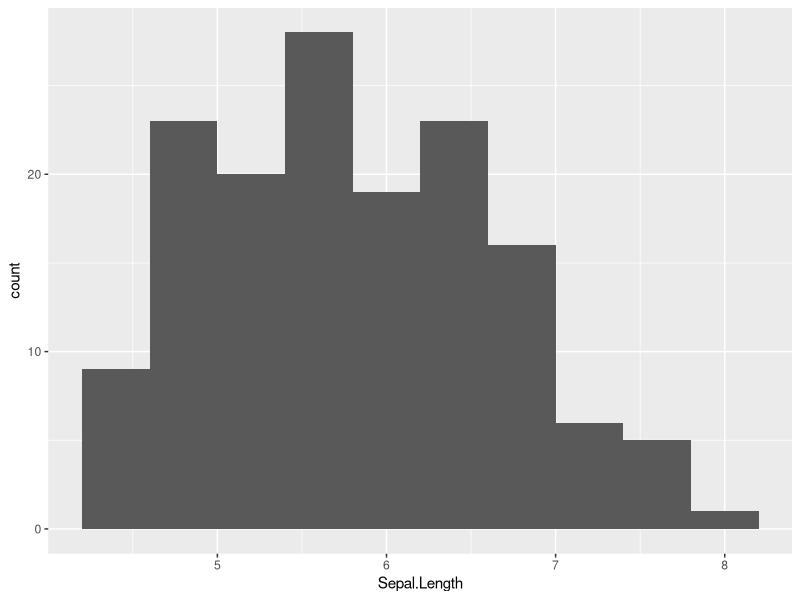
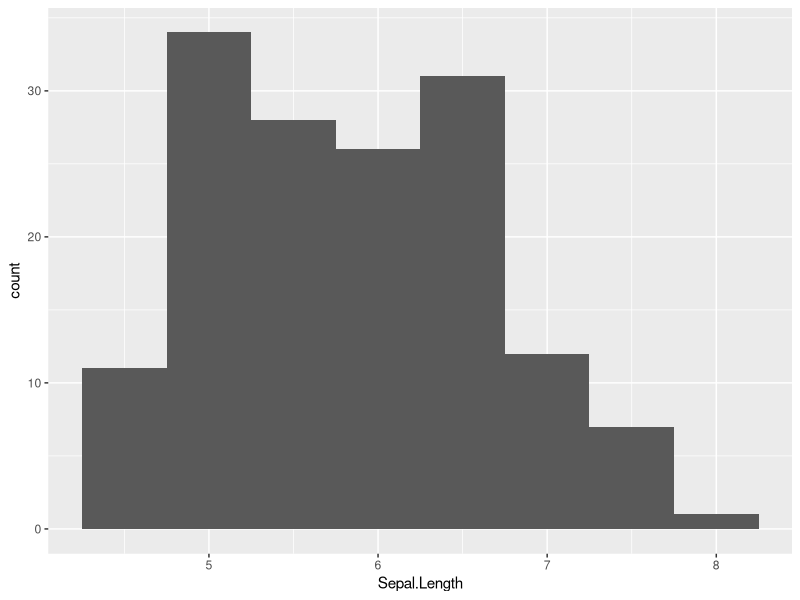
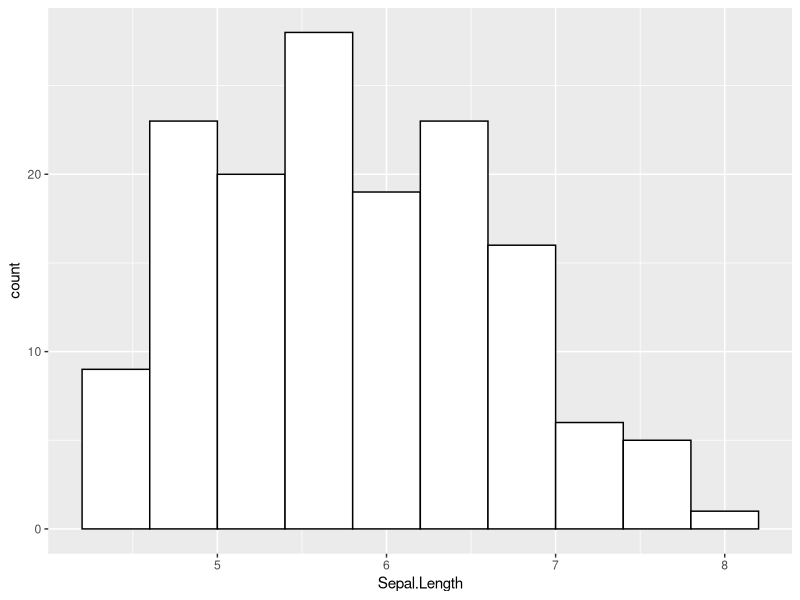
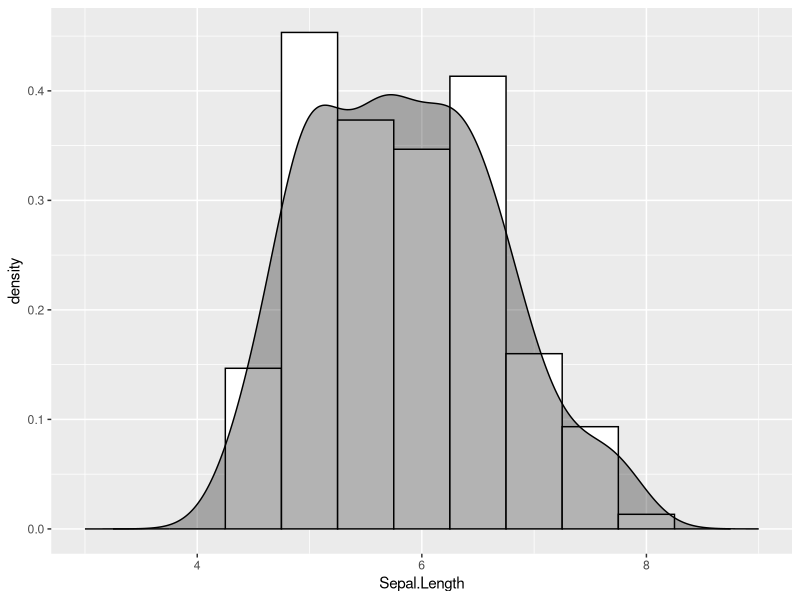
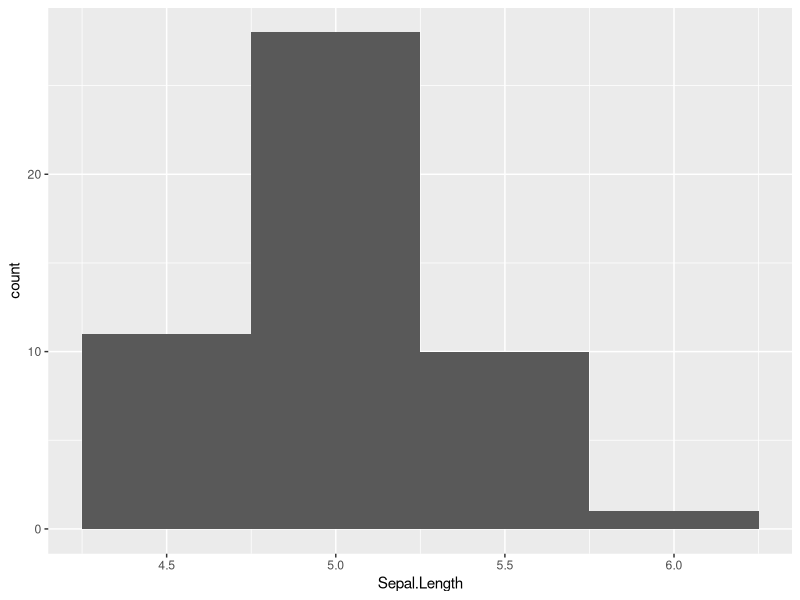
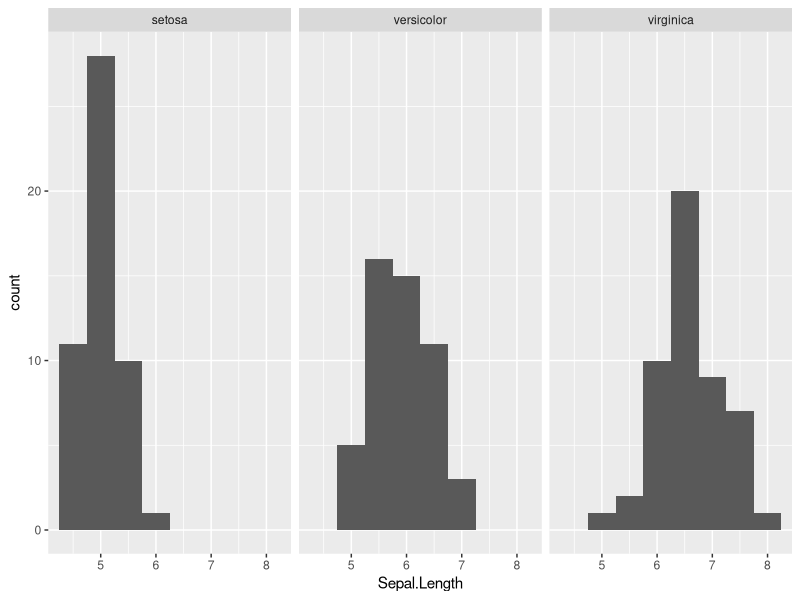
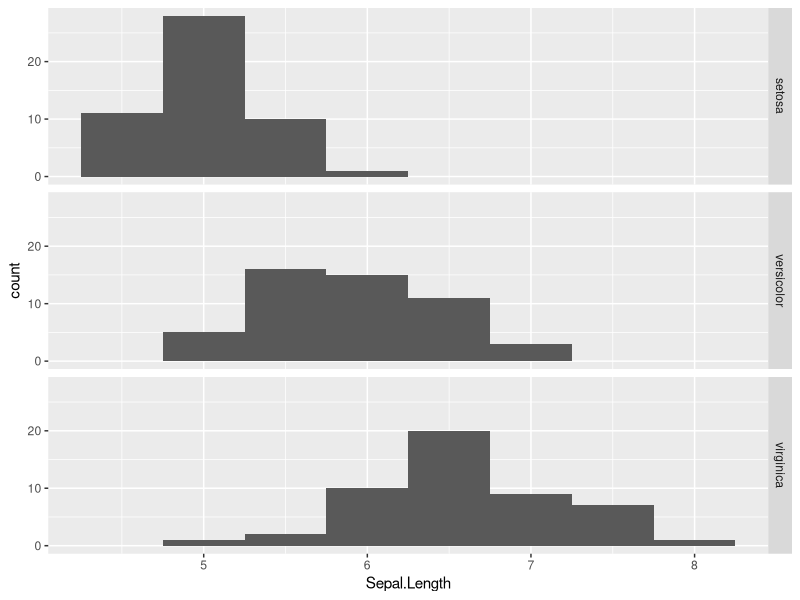
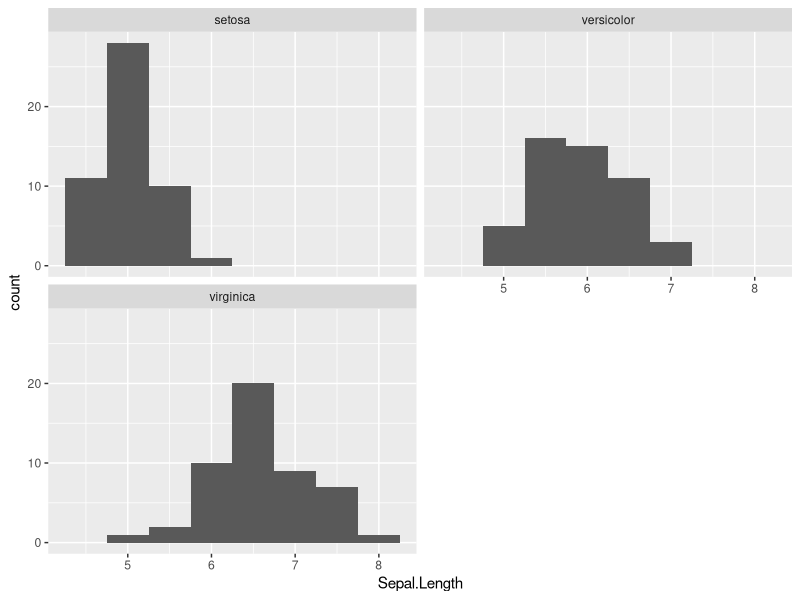

Recreate these plots in R, in order.
library(tidyverse)

# ---------------------------------------------------------------------------------------------------------------------------------------------
# データの読み込み
# ---------------------------------------------------------------------------------------------------------------------------------------------
iris <- iris %>% as_tibble()
iris
# ---------------------------------------------------------------------------------------------------------------------------------------------
# ヒストグラムの作成
# ---------------------------------------------------------------------------------------------------------------------------------------------
# 1つの変数(Sepal.Length)のヒストグラムを作成(ビンの数を指定)
iris %>% ggplot(aes(x = Sepal.Length)) +                                # ggplot(data, aes(x = 変数名)) でキャンバスの用意
  geom_histogram(bins = 10)                                             # geom_histgram(bins = α) でビンの数がαヒストグラムを作成

# 1つの変数のヒストグラムを作成(ビンの幅を指定)
iris %>% ggplot(aes(x = Sepal.Length)) +                                # ggplot(data, aes(x = 変数名)) でキャンバスの用意
  geom_histogram(binwidth = 0.5)                                        # geom_histgram(binwidth = α) でビンの幅がαのヒストグラムを作成

# レイアウトの指定
iris %>% ggplot(aes(x = Sepal.Length)) +                                
  geom_histogram(bins = 10, 
                 color = "black",                                       # color = "色" で外渕の色を指定
                 fill = "white")                                        # fill = "色" で塗りつぶし色を指定
# 色見本
# http://www.okadajp.org/RWiki/?%E8%89%B2%E8%A6%8B%E6%9C%AC


# 1つの変数のヒストグラムを作成(密度プロットを重ねる)
iris %>% ggplot(aes(x = Sepal.Length, y = ..density..)) +               # ggplot(data, aes(x = 変数名, y = ..density..))でy軸が確率密度のキャンパスを作成
  geom_histogram(binwidth = 0.5, fill = "white", color = "black") +     # fill = "色" で塗りつぶし色を指定。color = "色" で枠の色の指定
  geom_density(fill = "black", alpha = 0.3) +                           # geom_density() で密度曲線を作成。alpha = α で透過度を指定
  xlim(3,9)                                                             # xlim(α, β) でx軸の下限値がα、上限値がβの範囲を表示

# データの一部分を使ってヒストグラムを作成
iris %>% filter(Species == "setosa") %>%                                # filter()でデータを絞ってヒストグラムを作成
  ggplot(aes(x = Sepal.Length)) +
  geom_histogram(binwidth = 0.5)


# facet機能------------------------------------------------------------------------------------------------------------------------------------
# facet_grid()で条件毎に別々のグラフを作成
iris %>% ggplot(aes(x = Sepal.Length)) +
  geom_histogram(binwidth = 0.5) +
  facet_grid(. ~ Species)                                               # facet_grid(.~ 変数名) で、変数名でグループ分けしたグラフを横並びに表示

# facet_grid()で条件毎に別々のグラフを作成
iris %>% ggplot(aes(x = Sepal.Length)) +
  geom_histogram(binwidth = 0.5) +
  facet_grid(Species ~ .)                                               # facet_grid(変数名 ~ .) で、変数名でグループ分けしたグラフを縦並びに表示

# facet_wrap()で条件毎に別々のグラフを作成
iris %>% ggplot(aes(x = Sepal.Length)) +
  geom_histogram(binwidth = 0.5) +
  facet_wrap(. ~ Species, nrow = 2)                                     # facet_wrap(.~ 変数名, nrow = α) で、行数がαとなるように表示


# facet_grid()とfacet_wrapの違いは2つの変数で層別化したグラフを作成する際に出る → facet_grig()は行列配置、facet_wrap()は入れ子構造
# Sepal.Width3という変数を作成。(Sepal.Widthが3より大きければ"over3", そうでなければ"under3"をとる変数)
iris.facet <- iris %>% mutate(Sepal.Width3 = if_else(Sepal.Width > 3, "over3", "under3"))
iris.facet

# SpeciesとSepal.width3で層別化したグラフをfacet_grid()を用いて作成
iris.facet %>% ggplot(aes(x = Sepal.Length)) +
  geom_histogram(binwidth = 0.5) +
  facet_grid(Sepal.Width3 ~ Species)                                    # facet_grid(変数名1 ~ 変数名2) で、変数名1を行に、変数名2を列に配置

# SpeciesとSepal.width3で層別化したグラフをfacet_grid()を用いて作成
iris.facet %>% ggplot(aes(x = Sepal.Length)) +
  geom_histogram(binwidth = 0.5) +
  facet_grid(Species ~ Sepal.Width3)                                    # 上のグラフの行と列を入れ替え


# SpeciesとSepal.width3で層別化したグラフをfacet_wrap()を用いて作成
iris.facet %>% ggplot(aes(x = Sepal.Length)) +
  geom_histogram(binwidth = 0.5) +
  facet_wrap(Species ~ Sepal.Width3)                                    # facet_wrap()を使うと変数の配置が入れ子構造となる

# SpeciesとSepal.width3で層別化したグラフをfacet_wrap()を用いて作成
iris.facet %>% ggplot(aes(x = Sepal.Length)) +
  geom_histogram(binwidth = 0.5) +
  facet_wrap(Sepal.Width3 ~ Species)                                    # 上のグラフの入れ子構造を反転


# 層別化------------------------------------------------------------------------------------------------------------------------------------------
# 層別ヒストグラムを作成(Speciesで層別化)
iris  %>% ggplot(aes(x = Petal.Length, fill = Species)) +               # fill = 変数名で変数名ごとにグラフを作成
  geom_histogram(bins = 10,
                 position = "identity",                                 # position = "identity" でグラフを重ねて描く
                 alpha = 0.4)                                           # alpha = α で透過度をαに設定。(0 < α < 1)

# 層別ヒストグラムを作成(Sepal.Width3で層別化)
iris.facet %>% ggplot(aes(x = Petal.Length, fill = Sepal.Width3)) +
  geom_histogram(binwidth = 0.5, position = "identity", alpha = 0.4)



# ------------------------------------------------------------------------------------------------------------------------------------------------
# 散布図の作成
# ------------------------------------------------------------------------------------------------------------------------------------------------
# 散布図の作成(Sepal.LengthとSepal.Width)
iris %>% ggplot(aes(x = Sepal.Length, y = Sepal.Width)) +                            # aes(x = 変数名1, y = 変数名2) でx軸に変数名1をy軸に変数名2を配置
geom_point(size = 4, color = "blue", alpha = 0.4)                                  # sizeで点の大きさを、colorで色を、alphaで透過度を指定

# 回帰直線の追加
iris %>% ggplot(aes(x = Sepal.Length, y = Sepal.Width)) +
  geom_point(size = 4, color = "blue") +
  geom_smooth(method = "lm")                                                         # geom_smooth(method = "lm") で回帰直線を追加


# 層別散布図の作成--------------------------------------------------------------------------------------------------------------------------------
# 質的変数で層別化(色で分ける)
iris %>% ggplot(aes(x = Sepal.Length, y = Sepal.Width, color = Species)) +           # color = 質的変数で、変数の水準ごとに点の色が変わる
  geom_point(size = 4, alpha = 0.7) 

# 質的変数で層別化(形で分ける)
iris %>% ggplot(aes(x = Sepal.Length, y = Sepal.Width, shape = Species)) +           # shape = 質的変数で、変数の水準ごとに点の形が変わる
  geom_point(size = 4,color = "blue", alpha = 0.7) 

# 量的変数で層別化(色で分ける)
iris %>% ggplot(aes(x = Sepal.Length, y = Sepal.Width, color = Petal.Length)) +      # color = 量的変数で、変数の値ごとに点の色が変わる
  geom_point(size = 4)                                              

# facetを用いて複数の散布図を作成
iris.facet %>% ggplot(aes(x = Sepal.Length, y = Sepal.Width), color = Species) +
  geom_point(size = 1,color = "red") +
  facet_wrap(. ~ Species, nrow = 3)

# チートシート
# https://www.rstudio.com/wp-content/uploads/2016/10/ggplot2-cheatsheet-2.0-ja.pdf

ggplot(data = iris, mapping = aes(x = Sepal.Length,y = Sepal.Width))

# 散布図行列--------------------------------------------------------------------------------------------------------------------------------------
# 散布図行列の作成
library(GGally)
iris %>% ggpairs(aes_string(color = "Species", alpha = 0.5))              # ggpairs(aes_string(color = "α", alpha = 0.5)) でαで層別化した散布図行列を作成

# 変数を絞って散布図行列を作成
iris %>% select(-Sepal.Length) %>% 
  ggpairs(aes_string(color = "Species", alpha = 0.5))                     # 変数を絞って散布図行列を作成

# タイトルの作成----------------------------------------------------------------------------------------------------------------------------------
iris %>% ggplot(aes(x = Sepal.Length, y = Sepal.Width, color = Species)) +
  geom_point(size = 4, alpha = 0.7) +
  labs(title = "タイトル",                                                # labs()でタイトルを指定する
       subtitle = "サブタイトル",
       caption = "キャプション",
       x = "x軸",
       y = "y軸",
       color = "カラー") +
  theme_gray (base_family = "HiraKakuPro-W3")                             # 文字化けを防ぐ



# ------------------------------------------------------------------------------------------------------------------------------------------------
# 箱ひげ図の作成
# ------------------------------------------------------------------------------------------------------------------------------------------------
# 箱ひげ図の作成
iris %>% ggplot(aes(x = Species, y = Sepal.Length)) +                                # aes(x = 質的変数, y = 量的変数) と指定
  geom_boxplot()                                                                     # geom_boxplot() で箱ひげ図を作成

# 箱ひげ図にデータ点を重ねる
iris %>% ggplot(aes(x = Species, y = Sepal.Length)) +
  geom_boxplot() +
  geom_jitter()                                                                      # geom_jitter() で箱ひげ図に実際のデータの分布を重ねる



# ------------------------------------------------------------------------------------------------------------------------------------------------
# バイオリンプロットの作成
# ------------------------------------------------------------------------------------------------------------------------------------------------
# バイオリンプロットの作成
iris %>% ggplot(aes(x = Species, y = Sepal.Length)) +                                # aes(x = 質的変数, y = 量的変数) と指定
  geom_violin(scale = "area")                                                        # geom_violin() でバイオリンプロットの作成

# バイオリンプロットの作成(面積一定)
iris.facet %>% ggplot(aes(x = Sepal.Width3, y = Sepal.Length)) +
  geom_violin(scale = "area")                                                        # scale = "area" でデータ個数によらず各プロットの面積が同じとなる

# バイオリンプロットの作成(面積をデータ数に依存させる)
iris.facet %>% ggplot(aes(x = Sepal.Width3, y = Sepal.Length)) +
  geom_violin(scale = "count")                                                       # scale = "count" でデータ個数に依存して各プロットの面積が変わる



# ------------------------------------------------------------------------------------------------------------------------------------------------
# 棒グラフの作成
# ------------------------------------------------------------------------------------------------------------------------------------------------

# statの指定--------------------------------------------------------------------------------------------------------------------------------------
# Sepal.Lengthの平均値をSpeciesごとに棒グラフで表示(mean1)
iris %>% group_by(Species) %>%                                                       # Speciesでグループ化
  summarise_if(is.numeric, mean) %>%                                                 # summarise_if()で数値型の変数の平均値を計算
  ggplot(aes(x = Species, y = Sepal.Length)) +                                       # x軸に種類を、y軸にSepal.Lengthを指定
  geom_bar(stat = "identity")                                                   #→デフォルトでstat="count"となっており、これでは個数を表示してしまう

# Sepal.Lengthの標準偏差をSpeciesごとに棒グラフで表示(sd1)
iris %>% group_by(Species) %>%                                                       # Speciesでグループ化
  summarise_if(is.numeric, sd) %>%                                                   # summarise_if()で数値型の変数の平均値を計算
  ggplot(aes(x = Species, y = Sepal.Length)) +                                       # x軸に種類を、y軸にSepal.Lengthを指定
  geom_bar(stat = "identity") +                                                      # stat = "identity" を指定してグラフ作成。
  labs(y = "Sepal.Length_sd")+                                                       # stat = "identity" を指定してグラフ作成。
  labs(y = "Sepal.Length_mean")    


# Sepal.Lengthの平均値をSpeciesごとに棒グラフで表示(mean2)
iris %>% ggplot(aes(x = Species, y = Sepal.Length)) +                                # geom_bar(stat = "summary", fun.y = "mean") で(mean1)と同じことができる  
  geom_bar(stat = "summary", fun.y = "mean") +                                       # stat = "summary"でデータを要約することを指定し、
  labs(y = "Sepal.Length_mean")                                                      # fun.y = "mean"でy軸の変数にmean()を適用することを指定

# Sepal.Lengthの標準偏差をSpeciesごとに棒グラフで表示(sd2)
iris %>% ggplot(aes(x = Species, y = Sepal.Length)) +                                # geom_bar(stat = "summary", fun.y = "sd") で(sd1)と同じことができる
  geom_bar(stat = "summary", fun.y = "sd") +                                         # stat = "summary"でデータを要約することを指定し、
  labs(y = "Sepal.Length_sd")                                                        # fun.y = "mean"でy軸の変数にsd()を適用することを指定


# Sepal.Lengthの平均値をSpeciesごとに棒グラフで表示(mean3)
iris %>% ggplot(aes(x = Species, y = Sepal.Length)) +                                # stat_summary(geom = "bar", fun.y = "mean") で(mean1)と同じことができる
  stat_summary(geom = "bar", fun.y = "mean") +                                       # stat_summary でデータを要約したレイヤーを重ねることを指定し、
  labs(y = "Sepal.Length_mean")                                                      # geom = "bar" で要約値を棒グラフで表示することを指定

# Sepal.Lengthの平均値をSpeciesごとに棒グラフで表示(sd3)
iris %>% ggplot(aes(x = Species, y = Sepal.Length)) +                                # stat_summary(geom = "bar", fun.y = "sd") で(sd1)と同じことができる
  stat_summary(geom = "bar", fun.y = "sd") +                                         # stat_summary でデータを要約したレイヤーを重ねることを指定し、
  labs(y = "Sepal.Length_sd")                                                        # geom = "bar" で要約値を棒グラフで表示することを指定


# positionの指定--------------------------------------------------------------------------------------------------------------------------------------
# Sepal.Width3で層別化したSepal.Lengthの平均値をSpeciesごとに棒グラフで表示(重ねる)
iris.facet %>% ggplot(aes(x = Species, y = Sepal.Length, fill = Sepal.Width3)) +     # fill = Sepal.Width3 で層別化
  stat_summary(geom = "bar", fun.y = "mean", position = position_identity())         # position = position_identity() で層別化グラフを重ねて表示
                                                                                     # position = "identity" の略記でも可

# Sepal.Width3で層別化したSepal.Lengthの平均値をSpeciesごとに棒グラフで表示(積み上げ)
iris.facet %>% ggplot(aes(x = Species, y = Sepal.Length, fill = Sepal.Width3)) +     # fill = Sepal.Width3 で層別化
  stat_summary(geom = "bar", fun.y = "mean", position = position_stack())            # position = position_stack() で層別化グラフを積み上げて表示
                                                                                     # position = "stack" の略記でも可

# Sepal.Width3で層別化したSepal.Lengthの平均値をSpeciesごとに棒グラフで表示(横に配置)
iris.facet %>% ggplot(aes(x = Species, y = Sepal.Length, fill = Sepal.Width3)) +     # fill = Sepal.Width3 で層別化
  stat_summary(geom = "bar", fun.y = "mean", position = position_dodge())            # position = position_dodge() で層別化グラフを横に表示
                                                                                     # position = "dodge" の略記でも可

# Sepal.Width3で層別化したSepal.Lengthの平均値をSpeciesごとに棒グラフで表示(100%積み上げ)
iris.facet %>% ggplot(aes(x = Species, y = Sepal.Length, fill = Sepal.Width3)) +     # fill = Sepal.Width3 で層別化
  stat_summary(geom = "bar", fun.y = "mean", position = position_fill())             # position = position_fill() で層別化グラフを100%積み上げで表示
                                                                                     # position = "fill" の略記でも可

# 個数の棒グラフ------------------------------------------------------------------------------------------------------------------------------
# Sepal.Width3で層別化したSpeciesの個数を棒グラフで表示
iris.facet %>% ggplot(aes(x = Species, fill = Sepal.Width3)) +                       # y軸はデフォルトで個数となっているので、y軸の指定はなし
  geom_bar(position = "dodge")                                                       # statはデフォルトで"count"となっているのでこちらも指定なし












